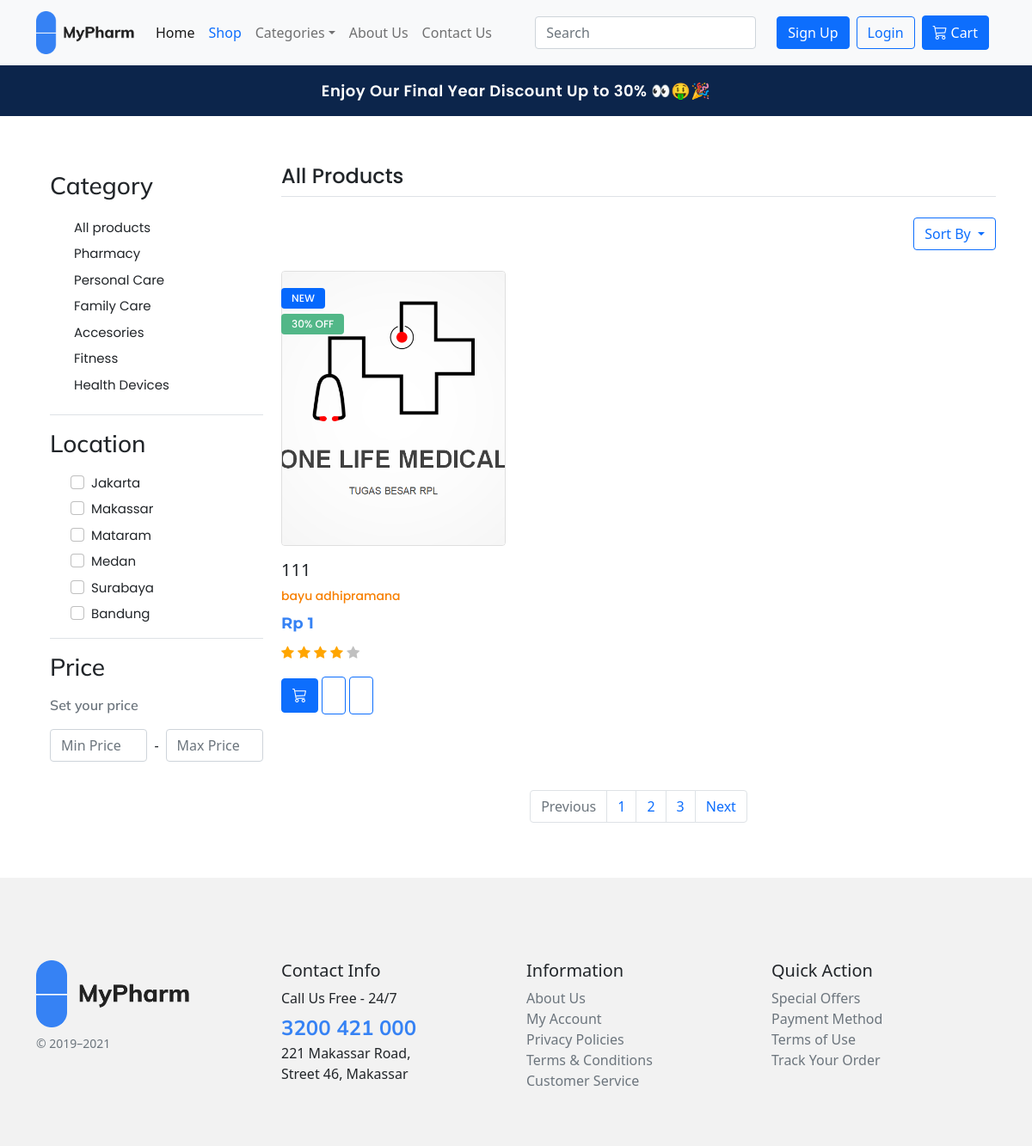
The page /index.php/after_shop on the database its author committed.
### tables this page shows
CREATE TABLE `product` (
  `id_product` int(10) NOT NULL,
  `id_user` int(10) NOT NULL,
  `nama_product` varchar(100) NOT NULL,
  `product_deskripsi` varchar(255) NOT NULL,
  `harga_product` int(100) NOT NULL,
  `stok` int(100) NOT NULL,
  `gambar` varchar(255) NOT NULL,
  `id_category` int(1) NOT NULL
);

CREATE TABLE `user` (
  `id` int(11) NOT NULL,
  `firstname` varchar(128) NOT NULL,
  `lastname` varchar(128) NOT NULL,
  `email` varchar(128) NOT NULL,
  `image` varchar(128) NOT NULL,
  `password` varchar(255) NOT NULL,
  `role` int(11) NOT NULL,
  `is_active` int(1) NOT NULL,
  `date_created` int(11) NOT NULL
);

### application/controllers/after_shop.php (called while the page is built, shortened)
<?php
class after_shop extends CI_Controller
{
    public function __construct()
    {
        $this->load->model('aftershop_model');
    }
    public function index()
    {
        $data['product'] = $this->aftershop_model->getallproduct();
        $this->load->view('after_shop/asheader');
        $this->load->view('after_shop/ascontent', $data);
        $this->load->view('after_shop/asfooter');
    }
}

### index.php (called while the page is built, shortened)
<?php
require_once BASEPATH.'core/CodeIgniter.php';

### application/models/aftershop_model.php (called while the page is built, shortened)
<?php
class aftershop_model extends CI_Model
{
    public function getallproduct()
    {
        $this->db->select('*');
        $this->db->from('product');
        $this->db->join('user', 'user.id = product.id_user', 'left');
        $query = $this->db->get();
        return $query->result();
    }
}

### application/views/after_shop/ascontent.php (the view, shortened to what this page needs)
<div class="py-3 bg-dark-2">
  <div class="container">
    <div class="row">
      <div class="col-12">
        <div class="text-center text-white">
          <span class="heading-xxs letter-spacing-xl" style="font-size: 18px; font-family: 'Poppins', sans-serif; font-weight: 600; letter-spacing: 0.5px">Enjoy Our Final Year Discount Up to 30% 👀🤑🎉</span>
        </div>
      </div>
    </div>
  </div>
</div>
<section class="py-5">
  <div class="container">
    <class class="row">
      <div class="col-12 col-md-4 col-lg-3">
        <div class="flex-shrink-0 p-3" style="width: 280px">
          <ul class="list-unstyled ps-0">
            <li class="mb-1">
              <h3 class="align-items-center rounded pb-2" style="font-family: 'Mulish', sans-serif">Category</h3>
              <ul class="btn-toggle-nav list-unstyled fw-normal pb-1 small">
                <li><a href="#" class="link-dark rounded" style="font-size: 15px; font-family: 'Poppins', sans-serif; font-weight: 400">All products</a></li>
                <li><a href="#" class="link-dark rounded" style="font-size: 15px; font-family: 'Poppins', sans-serif; font-weight: 400">Pharmacy</a></li>
                <li><a href="#" class="link-dark rounded" style="font-size: 15px; font-family: 'Poppins', sans-serif; font-weight: 400">Personal Care</a></li>
                <li><a href="#" class="link-dark rounded" style="font-size: 15px; font-family: 'Poppins', sans-serif; font-weight: 400">Family Care</a></li>
                <li><a href="#" class="link-dark rounded" style="font-size: 15px; font-family: 'Poppins', sans-serif; font-weight: 400">Accesories</a></li>
                <li><a href="#" class="link-dark rounded" style="font-size: 15px; font-family: 'Poppins', sans-serif; font-weight: 400">Fitness</a></li>
                <li><a href="#" class="link-dark rounded" style="font-size: 15px; font-family: 'Poppins', sans-serif; font-weight: 400">Health Devices</a></li>
              </ul>
            </li>
            <li class="border-bottom my-3"></li>
            <li class="mb-1">
              <h3 class="align-items-center rounded pb-2" style="font-family: 'Mulish', sans-serif">Location</h3>
              <div class="form-check px-5 pb-1">
                <input class="form-check-input" type="checkbox" value="" id="flexCheckDefault" />
                <label class="form-check-label" for="flexCheckDefault" style="font-size: 15px; font-family: 'Poppins', sans-serif; font-weight: 400"> Jakarta </label>
              </div>
              <div class="form-check px-5 pb-1">
                <input class="form-check-input" type="checkbox" value="" id="flexCheckDefault" />
                <label class="form-check-label" for="flexCheckDefault" style="font-size: 15px; font-family: 'Poppins', sans-serif; font-weight: 400"> Makassar </label>
              </div>
              <div class="form-check px-5 pb-1">
                <input class="form-check-input" type="checkbox" value="" id="flexCheckDefault" />
                <label class="form-check-label" for="flexCheckDefault" style="font-size: 15px; font-family: 'Poppins', sans-serif; font-weight: 400"> Mataram </label>
              </div>
              <div class="form-check px-5 pb-1">
                <input class="form-check-input" type="checkbox" value="" id="flexCheckDefault" />
                <label class="form-check-label" for="flexCheckDefault" style="font-size: 15px; font-family: 'Poppins', sans-serif; font-weight: 400"> Medan </label>
              </div>
              <div class="form-check px-5 pb-1">
                <input class="form-check-input" type="checkbox" value="" id="flexCheckDefault" />
                <label class="form-check-label" for="flexCheckDefault" style="font-size: 15px; font-family: 'Poppins', sans-serif; font-weight: 400"> Surabaya </label>
              </div>
              <div class="form-check px-5">
                <input class="form-check-input" type="checkbox" value="" id="flexCheckDefault" />
                <label class="form-check-label" for="flexCheckDefault" style="font-size: 15px; font-family: 'Poppins', sans-serif; font-weight: 400"> Bandung </label>
              </div>
            </li>
            <li class="border-bottom my-3"></li>
            <li class="mb-1">
              <h3 class="align-items-center rounded pb-2" style="font-family: 'Mulish', sans-serif">Price</h3>
              <p class="align-items-center rounded text-muted" style="font-family: 'Mulish', sans-serif; font-weight: 600">Set your price</p>
              <div class="d-flex align-items-center">
                <input type="number" class="form-control form-control-xs" placeholder="Min Price" min="10" />
                <div class="text-gray-350 mx-2">-</div>
                <input type="number" class="form-control form-control-xs" placeholder="Max Price" max="350" />
              </div>
            </li>
          </ul>
        </div>
      </div>
      <div class="col-12 col-md-8 col-lg-9">
        <div class=" col-12 text-md-end pb-4">
          <h3 class="text-md-start border-bottom py-2" style="font-size: 24px; font-family: 'Poppins', sans-serif; font-weight: 500">
            All Products</h3>
          <div class="dropdown">
            <button class="btn btn-outline-primary dropdown-toggle mt-3" type="button" id="dropdownMenuButton1" data-bs-toggle="dropdown" aria-expanded="false">
              Sort By
            </button>
          </div>
        </div>
        <div class="row">
          <?php foreach ($product as $product) { ?>
          <div class="col-md-4">
              <div class="card mb-4" style="width: auto">
                <div class="badge badge-blue card-badge card-badge-left text-uppercase">New</div>
                <div class="badge badge-green card-badge card-badge-left text-uppercase" style="margin-top: 30px;">30% Off</div>
                <img src="<?= base_url('assets/upload/product/') . $product->gambar ?>" class="card-img-top" alt="" />
                <div class="card-body" style="margin-left: -1rem;">
                  <h5 class="card-title"><?= $product->nama_product; ?></h5>
                  <a href="#">
                    <p class="store mb-2" style="font-family:'Poppins',sans-serif; font-size: 14px; font-weight: 500;"><?= $product->firstname . " " . $product->lastname; ?></p>
                  </a>
                  <p class="card-text mb-2" style="color: #3682f4; font-size: 18px; font-family: 'Montserrat', sans-serif; font-weight: 700">
                    <s class="text-muted" style="font-size: 16px; font-family: 'Montserrat', sans-serif; font-weight: 600"></s> Rp <?= $product->harga_product; ?>
                  </p>
                  <span class="fa fa-star checked"></span>
                  <span class="fa fa-star checked"></span>
                  <span class="fa fa-star checked"></span>
                  <span class="fa fa-star checked"></span>
                  <span class="fa fa-star unchecked"></span><br />
                  <form action="<?= base_url('detail/addcart/') . $product->id_product ?>" class="" method="POST">
                    <button class="shop btn btn-primary mt-3" data-bs-toggle="tooltip" data-bs-placement="top" title="Add to cart" type="submit"><i class="bi bi-cart3" style="font-size: 17px;"></i></button>
                    <button type="button" data-bs-toggle="tooltip" data-bs-placement="top" title="Add to wishlist" class="wishlist btn btn-outline-primary mt-3"></button>
                    <a type="button" data-bs-toggle="tooltip" data-bs-placement="top" title="View details" href="<?= base_url('detail/index/') . $product->id_product; ?>" class="view btn btn-outline-primary mt-3"></a>
                  </form>
                </div>
              </div>
            </div>
            <?php } ?>
          <nav class="pt-5" aria-label="pagination">
            <ul class="pagination justify-content-center">
              <li class="page-item disabled">
                <a class="page-link" href="#" tabindex="-1" aria-disabled="true">Previous</a>
              </li>
              <li class="page-item"><a class="page-link" href="#">1</a></li>
              <li class="page-item"><a class="page-link" href="#">2</a></li>
              <li class="page-item"><a class="page-link" href="#">3</a></li>
              <li class="page-item">
                <a class="page-link" href="#">Next</a>
              </li>
            </ul>
          </nav>
        </div>
      </div>
  </div>
</section>

### assets/style.css (style rules this page uses)
.checked { color: orange; }
.unchecked { color: rgb(192, 192, 192); }
.btn-outline-primary { justify-content: center; align-items: center; }
.card-badge-left { left: 0; }
.card-badge { position: absolute; top: 1.25rem; z-index: 1; }
.card > * { flex-shrink: 0; }
.badge-blue { background-color: #0568fd; }
.badge-green { background-color: #52b788; }
.text-uppercase { text-transform: uppercase !important; }
.badge { display: inline-block; padding: 0.5em 1em; font-size: 12px; font-weight: 500; font-family: "Poppins"; text-align: center; }
.bg-dark-2 { background-color: #0c254b; }
.btn-toggle-nav a { display: inline-flex; padding: 0.1875rem 0.5rem; margin-top: 0.125rem; margin-left: 1.25rem; text-decoration: none; }
.card { border: none !important; }
.card-img-top { border: 1px solid rgba(0, 0, 0, 0.125); border-radius: 0.25rem; }
a { text-decoration: none; }
.store { color: #f77f00; }
.card-img-top { height: 40vh; width: 100%; object-fit: cover; }

### assets/sidebars.css (style rules this page uses)
body { min-height: 100vh; min-height: -webkit-fill-available; }
html { height: -webkit-fill-available; }
.dropdown-toggle { outline: 0; }
.btn-toggle-nav a { display: inline-flex; padding: .1875rem .5rem; margin-top: .125rem; margin-left: 1.25rem; text-decoration: none; }

### rows shown on the page
product: gambar (picture), nama_product "111", id_user.firstname "bayu", id_user.lastname "adhipramana", harga_product "1"
